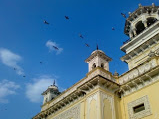
#> input picture 2Dhist.png, 159 x 119 px
$ python 22.3_2D_hist.py   (Python 2 division)
#> lines starting #> are read from the running program, lines starting #| are printed output that depends on the picture; after the words box and inside, x2 and y2 are one past the last pixel; in counts of white or black regions, pixels touching at a corner belong together
# -*- coding: utf-8 -*-

import numpy as np
from matplotlib import pyplot as plt
import cv2


# ---------------
# opencv
# ---------------
img = cv2.imread('../../2Dhist.png')
#> img is the input picture: shape (119, 159, 3); mean B, G, R 146, 119.3, 80.7
hsv = cv2.cvtColor(img,cv2.COLOR_BGR2HSV)
#> hsv: shape (119, 159, 3); mean H, S, V 74.4, 151.9, 162

hist = cv2.calcHist([hsv], [0, 1], None, [180, 256], [0, 180, 0, 256])
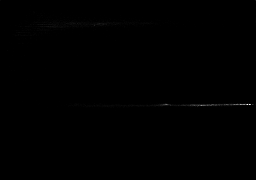
#> hist: shape (180, 256) float32; min 0, max 299, mean 0.4; drawn with min black and max white


# -------------
# numpy
# -------------

img = cv2.imread('../../2Dhist.png')
hsv = cv2.cvtColor(img,cv2.COLOR_BGR2HSV)


# print hsv
h,s,v = cv2.split(hsv)
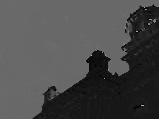
#> h: shape (119, 159); min 0, max 178, mean 74.4
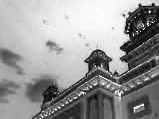
#> s: shape (119, 159); min 0, max 255, mean 151.9
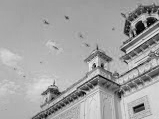
#> v: shape (119, 159); min 1, max 236, mean 162
hist, xbins, ybins = np.histogram2d(h.ravel(),s.ravel(),[180,256],[[0,180],[0,256]])
#> xbins = 181 values from 0 to 180; ybins = 257 values from 0 to 256


# --------------------------draw-----------------------------
cv2.imshow('2d_hist',hist)
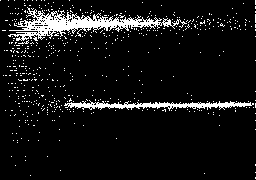
#> window '2d_hist': shape (180, 256); 7.8% white; 555 white regions (553 under 20 px), largest, box (x1, y1, x2, y2) and area: (8, 7, 187, 41) 1900, (64, 100, 254, 111) 851
cv2.waitKey(0)


# # X axis shows S values and Y axis shows Hue.
# plt.imshow(hist,interpolation = 'nearest')
# plt.show()


# opencv
# https://github.com/opencv/opencv/blob/master/samples/python/color_histogram.py
hsv_map = np.zeros((180, 256, 3), np.uint8)  # still a bgr img
# cv2.imshow('ori_bgr',hsv_map)
# cv2.waitKey(0)

print hsv_map
print hsv_map.shape[:2]
h, s = np.indices(hsv_map.shape[:2])
print "----------h----------------"
print h
print "----------s----------------"
print s

print "-------------hsv[:,:,0]----"
print hsv_map[:,:,0]

hsv_map[:,:,0] = h
hsv_map[:,:,1] = s
hsv_map[:,:,2] = 255

hsv_map = cv2.cvtColor(hsv_map, cv2.COLOR_HSV2BGR)
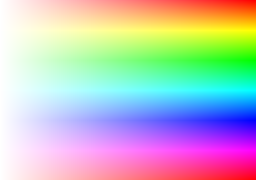
#> hsv_map: shape (180, 256, 3); mean B, G, R 190.8, 190.8, 190.9

cv2.imshow('h=row,s=col,color is',hsv_map)
# cv2.waitKey(0)
